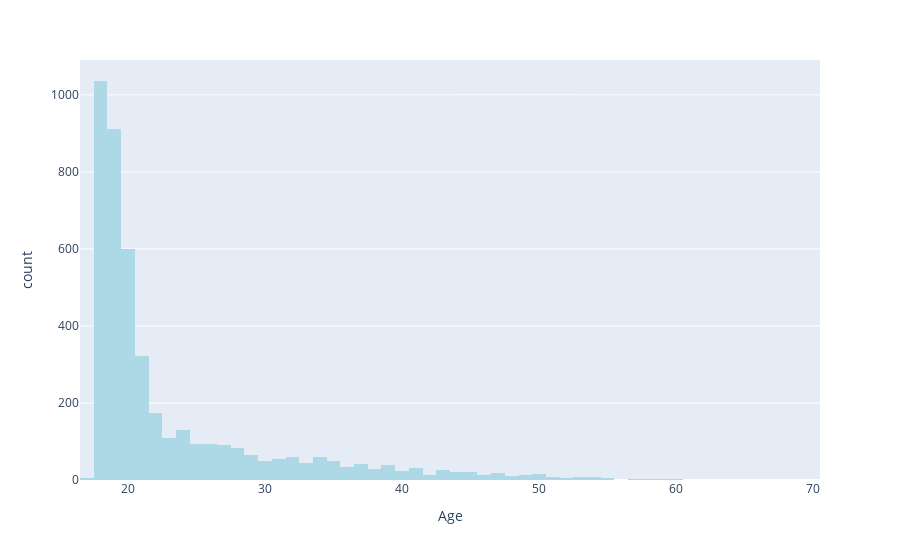

Notebook source saved alongside this figure:
### Markdown cell above
Distribution of age of students at the time of enrollment

### Code cell
px.histogram(new_data['Age'], x='Age',color_discrete_sequence=['lightblue'])

### Figure 1 — Plotly figure (JSON) as saved in the notebook; plotly's stock layout.template omitted (floating-point values rounded to 4 significant figures; data arrays with more than 128 entries replaced by an {"elided": "..."} marker saying what was removed)
{"data": [{"alignmentgroup": "True", "bingroup": "x", "hovertemplate": "Age=%{x}<br>count=%{y}<extra></extra>", "legendgroup": "", "marker": {"color": "lightblue", "pattern": {"shape": ""}}, "name": "", "offsetgroup": "", "orientation": "v", "showlegend": false, "type": "histogram", "x": {"elided": "4424 int values"}, "xaxis": "x", "yaxis": "y"}], "layout": {"barmode": "relative", "legend": {"tracegroupgap": 0}, "margin": {"t": 60}, "xaxis": {"anchor": "y", "domain": [0, 1], "title": {"text": "Age"}}, "yaxis": {"anchor": "x", "domain": [0, 1], "title": {"text": "count"}}}}
